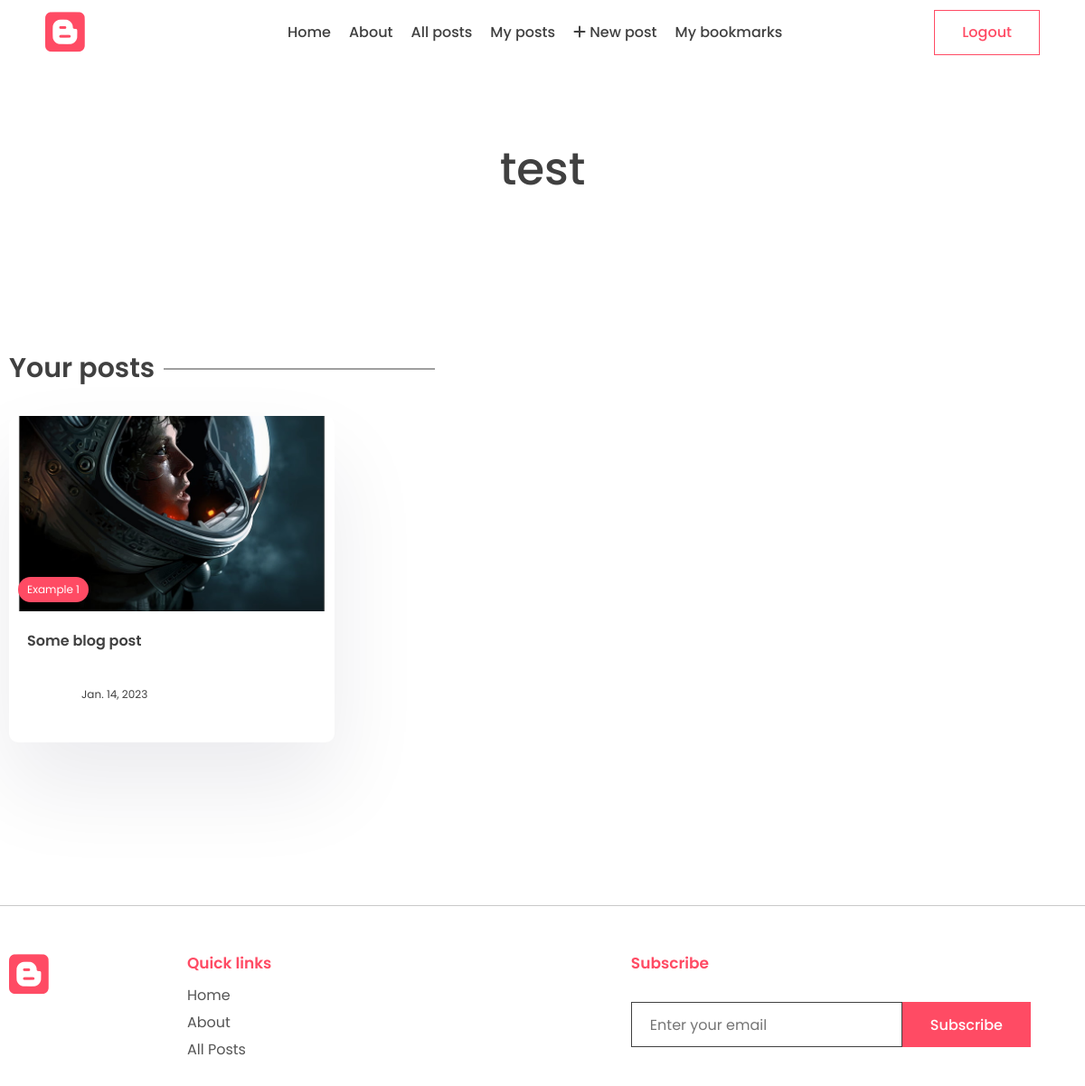
Screenshot of /my-posts (signed in) with the database file from the repository.
### app/models.py (models this page shows, shortened)
class Post(models.Model):
    title = models.CharField(max_length=200)
    content = tinymce_models.HTMLField()
    last_updated = models.DateTimeField(auto_now=True)
    slug = models.SlugField(max_length=200, unique=True)
    image = models.ImageField(upload_to="images/", default="images/no_image.jpg")
    view_count = models.IntegerField(null=True, blank=True)
    is_featured = models.BooleanField(default=False)
    tags = models.ManyToManyField(Tag, related_name="post")
    author = models.ForeignKey(User, on_delete=models.CASCADE, null=True, blank=True)
    likes = models.ManyToManyField(User, related_name="blog_post")
    bookmarks = models.ManyToManyField(User, related_name="bookmarks", blank=True)

class Tag(models.Model):
    name = models.CharField(max_length=100)
    description = models.CharField(max_length=100)
    slug = models.SlugField(max_length=200, unique=True)

### app/views.py (the view)
# urls.py: path("my-posts", views.my_posts_page, name="my_posts"),
def my_posts_page(request):
    if is_user_anonymous(request):
        return HttpResponseForbidden()
    author_id = request.user.id
    author_posts = Post.objects.filter(author__id=author_id).order_by("last_updated")
    context = {"author_posts": author_posts}
    return render(request, "app/my_posts.html", context)

### app/views.py (called while the page is built)
def is_user_anonymous(request):
    return not request.user.is_authenticated

### app/templates/app/my_posts.html (shortened to what this page needs)
{% extends 'base.html' %}
{% block content %}
<main class="sp">
    <div class="container">
        <center>
            <div class="typo">
                <h1 class="title">{{request.user.username}}</h1>
            </div>
        </center>
    </div>
</main>
<section class="sp">
    <div class="container">
        <h1 class="sec-title">Your posts</h1>
        <div class="grid-3">
            {% for post in author_posts %}
            <a href="{% url 'post_page' post.slug %}">
                <div class="card">
                    <div class="post-img">
                        {% if post.image %}
                        <img src="{{post.image.url}}" alt="" />
                        {% endif %}
                        <div class="tag">{{post.tags.all.0.name}}</div>
                    </div>
                    <div class="card-content">
                        <h3>
                            {{post.title}}
                        </h3>
                        <div class="author">
                            <div class="profile-pic">
                            </div>
                            <div class="details">
                                <small>{{post.last_updated|date}}</small>
                            </div>
                        </div>
                    </div>
                </div>
            </a>
            {% empty %}
            <p>You haven't published a single post yet</p>
            {% endfor %}
        </div>
    </div>
</section>
{% endblock content %}

### app/static/app/style.css (style rules this page uses)
* { margin: 0; padding: 0; box-sizing: border-box; text-decoration: none; border: none; outline: none; list-style: none; font-family: "Poppins", sans-serif; color: var(--black); }
:root { --red: #ff4b64; --black: #404040; --des: #555555; --shadow: #ffffff1a 0px 1px 1px 0px inset, #32325d40 0px 50px 100px -20px, #0000004d 0px 30px 60px -30px; --shadow2: rgba(17, 12, 46, 0.084) 0px 48px 100px 0px; }
html { font-size: 62.5%; }
[class*="grid"] { display: grid; }
img { width: 100%; }
.container { max-width: 1220px; margin: auto; padding: 0 10px; }
p, a { font-size: 1.6rem; color: var(--des); }
.typo { width: 50%; margin-top: 5rem; }
.title { font-size: 5rem; font-weight: 500; }
.sp { padding: 8rem 0; }
.post-img { height: 40rem; width: 100%; overflow: hidden; border-radius: 1rem; }
.post-img img { height: 100%; object-fit: cover; object-position: center; }
.sec-title { font-size: 3rem; font-weight: 600; position: relative; width: fit-content; margin-bottom: 3rem; }
.sec-title::after { content: ""; position: absolute; right: -31rem; height: 1px; width: 30rem; background: var(--black); top: 50%; transform: translateY(-50%); }
.grid-3 { grid-template-columns: repeat(3, 1fr); gap: 5rem; }
.card { background: white; box-shadow: var(--shadow2); border-radius: 1rem; cursor: pointer; transition: 0.3s; }
.post-img { position: relative; }
.tag { position: absolute; bottom: 1rem; left: 1rem; background: var(--red); color: white; border-radius: 5rem; padding: 0.5rem 1rem; font-size: 1.2rem; }
.card-content { padding: 2rem; padding-bottom: 3rem; }
.card h3 { font-size: 1.6rem; font-weight: 600; }
.card .post-img { width: 100%; height: unset; aspect-ratio: 1/0.6; }
.author { display: flex; align-items: center; gap: 1rem; margin-top: 2rem; }
.profile-pic { width: 5rem; aspect-ratio: 1/1; border-radius: 50%; overflow: hidden; }
.author small { color: var(--black); font-size: 1.2rem; }
main { padding-top: 10rem !important; }
.post-img { width: 100%; height: 500px; }

### rows the page displays
Post: image (picture), tags.all.0.name "Example 1", title "Some blog post", last_updated "Jan. 14, 2023"

### other values shown
{{ request.user.username }} "test"
